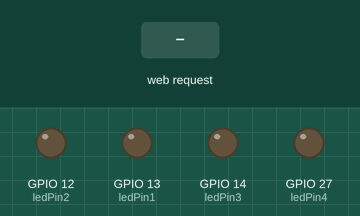
The sketch below on a simulated ESP32. On the bench: output pins drawn as LEDs (lit = HIGH). Inputs (shaded band) come from the test bench. WiFi joins after 1.5 s; servers stay silent unless stated; what the sketch prints to the serial monitor is not drawn.

Above: at 2.7 s.
2.8 s: HTTP request GET /led1on received
At 3.9 s:
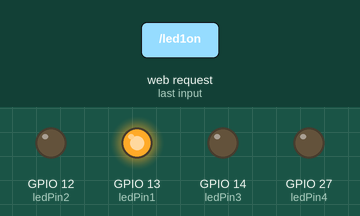
4.3 s: HTTP request GET /led2on received
At 5.0 s:
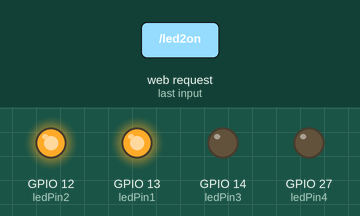
5.8 s: HTTP request GET /led1off received
At 6.2 s:
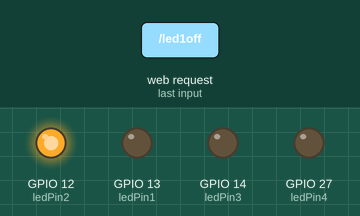
7.3 s: HTTP request GET /led3on received
At 8.5 s:
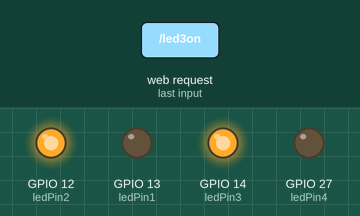
8.8 s: HTTP request GET /led2off received
At 9.6 s:
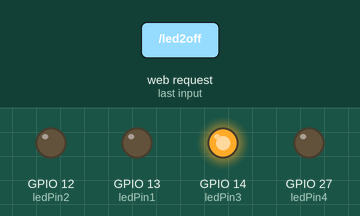
10.3 s: HTTP request GET /led4on received
At 10.8 s:
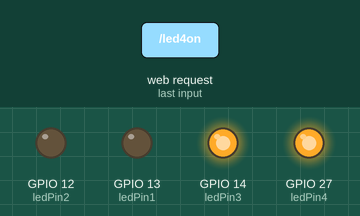
Timing chart, 0 to 12.8 s (numbered marks = the images above; inputs shaded):
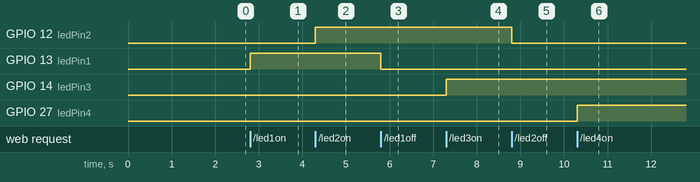

The sketch:

Smart_Home.ino
```cpp
#include <WiFi.h>
#include <WebServer.h>
#include <string.h>
#include "html.h"

//che so station mode
char* ssid = "Sir Hai T4" ;
char* password ="0987167931";

WebServer server(80);

int ledPin1 = 13 ;bool ledstatus1 = LOW ;
int ledPin2 = 12 ;bool ledstatus2 = LOW ;
int ledPin3 = 14 ;bool ledstatus3 = LOW ;
int ledPin4 = 27 ;bool ledstatus4 = LOW ;


void ketnoisever(){
  ledstatus1 = LOW ;
  ledstatus2 = LOW ;
  ledstatus3 = LOW ;
  ledstatus4 = LOW ;
   Serial.println("led1 : off");
    Serial.println("led2 : off");
     Serial.println("led3 : off");
      Serial.println("led4 : off");
   server.send(200,"text/html",HTMLGui(ledstatus1));
   server.send(200,"text/html",HTMLGui(ledstatus2));
   server.send(200,"text/html",HTMLGui(ledstatus3));
   server.send(200,"text/html",HTMLGui(ledstatus4));
}

/////////////////////////////
void led1on(){
  ledstatus1 = HIGH ;
  Serial.println("led1 : on");
  server.send(200,"text/html",HTMLGui(ledstatus1));
}
void led1off(){
  ledstatus1 = LOW;
  Serial.println("led1 : off");
  server.send(200,"text/html",HTMLGui(ledstatus1));
}

///////////////////////////////
void led2on(){
  ledstatus2 = HIGH ;
  Serial.println("led2 : on");
  server.send(200,"text/html",HTMLGui(ledstatus2));
}
void led2off(){
  ledstatus2 = LOW ;
  Serial.println("led2 : off");
  server.send(200,"text/html",HTMLGui(ledstatus2));
}
////////////////////////////////
void led3on(){
  ledstatus3 = HIGH ;
  Serial.println("led3 : on");
  server.send(200,"text/html",HTMLGui(ledstatus3));
}
void led3off(){
  ledstatus3 = LOW ;
  Serial.println("led3 : off");
  server.send(200,"text/html",HTMLGui(ledstatus3));
}
////////////////////////////////
void led4on(){
  ledstatus4 = HIGH ;
  Serial.println("led4 : on");
  server.send(200,"text/html",HTMLGui(ledstatus4));
}
void led4off(){
  ledstatus4 = LOW ;
  Serial.println("led4 : off");
  server.send(200,"text/html",HTMLGui(ledstatus4));
}
////////////////////////////
void eror(){
  server.send(400,"text/html","Not Found");
}


void setup() {
Serial.begin(115200);
pinMode(ledPin1,OUTPUT);
pinMode(ledPin2,OUTPUT);
pinMode(ledPin3,OUTPUT);
pinMode(ledPin4,OUTPUT);

WiFi.begin(ssid,password);
Serial.print("Connecting...");
while(WiFi.status()!=WL_CONNECTED){
  delay(500);
  Serial.print("...");
}
Serial.println(" ");
Serial.println(WiFi.localIP());
delay(50);
server.begin();
Serial.println("Conected Sever....");

server.on("/",ketnoisever);
server.on("/led1on",led1on);
server.on("/led1off",led1off);

server.on("/led2on",led2on);
server.on("/led2off",led2off);

server.on("/led3on",led3on);
server.on("/led3off",led3off);

server.on("/led4on",led4on);
server.on("/led4off",led4off);
server.onNotFound(eror);
}

void loop() {
  //192.168.49.15/ : Connect
  //192.168.49.15/led1on  : led1 on
  //192.168.49.15/led1off : led1 off

  //192.168.49.15/led2on  : led2 on
  //192.168.49.15/led2off : led2 off

  //192.168.49.15/led3on  : led3 on
  //192.168.49.15/led3off : led3 off

  //192.168.49.15/led4on  : led4 on
  //192.168.49.15/led4off : led4 off
  server.handleClient();

  if(ledstatus1){
    digitalWrite(ledPin1,HIGH);
  }else{
    digitalWrite(ledPin1,LOW);
  }

  if(ledstatus2){
    digitalWrite(ledPin2,HIGH);
  }else{
    digitalWrite(ledPin2,LOW);
  }

  if(ledstatus3){
    digitalWrite(ledPin3,HIGH);
  }else{
    digitalWrite(ledPin3,LOW);
  }

  if(ledstatus4){
    digitalWrite(ledPin4,HIGH);
  }else{
    digitalWrite(ledPin4,LOW);
  }
}
```

html.h
```cpp
/*
                           '@          @@@:              @@@@@@ @@` '@@
                       .@@@@@#         @`@@@@@.            @@   @@# @'@
                      @@@.  `@        ;@    .@@            @@   @.@ @.@
                     `@      @@       @@     @+            @@   @ @ @.@
                      @`      @:      @`     @`            @@   @ @@@.@
                      @#      ;@@@@@@@@      @             @@   @ #@,.@
                      '@                     @             @@   @ .@ .@
                      ;@                     @@.      @@@
            `@      `@@.                      +@@    @@`@@
            @@@'   @@@                          @@; @@   @@
           @@ ,@@#@@                             ,@@@     @@
          @@    #@                                 ,       @+
         @@                  .#@@@@@@@@@@@`                @,
         @                @@@@@+,     `:+@@               @@
         #@               @:             @@              '@
          @@              @#             @.              @,
           @@             `@            `@     ++        @
           `@        #     @+           @@    ;@@@       @@
           @+       @@@    .@   `       @`   .@@@@@       @,
          +@       @@@@@    @+'@@,  @@@#@    @@@@@@@      '@
          @.      @@@@@@+   `@@@@   :@'@;   @@@@@@@@@      @@   .+`
         @@      @@@@@@@@`     @;    @@    #@@@@@@@@@,      @@@@@@@
   @@@: `@      +@@@@@@@@@    +@      @.   `@@@@@@@@@@       '`   @
   @,@@@@;      @@@@@@@@@@    @:  @@  +@    ;@@@@@@@@@#           @;
   @           @@@@@@@@@@,   #@  @@@@  @#    #@@@@@@@@@           @@
  '@           @@@@@@@@@@    @,  @``@` `@    @@@@@@@@@@,          `@
  @@          ;@@@@@@@@@+   @@  @@  @@  @@   @@@@@@@@@@@           @`
  @,          @@@@@@@@@@@   @. .@    @#  @' @@@@@@@@@@@@          @@:
  @           @@@@@@@@@@@@ @@  @@    ,@  :@'@@@@@@@@@@@@       :@@@`
  @@#         @@@@@@@@@@@@,@` ;@ '@@' @@  @@@@@:@@@@@@@@`      @'
   ;@@@      ;@@@@@@@@@@@@@@  @'@@.,@@,@; @@@@@ #@@@@@@@`      @
      @      @@@@@@@@' @@@@@ #@@+    ;@@@.@@@@.  @@@;          @
      @          .;+@  '@@@@#@'@      ;@@@@@@@                 @
      @                 @@@@@@:@      +@;@@@@@                 @
      @`                @@@@@@:@      #@@@@@@@@  @@@:          @
      @`         .@@@#  @@@@@@+@      @@@@@@+ @;+@+@@@@@@      @
      @`      @@@@@;;@ @@.@@@@@@#    :@@@@@@` ;@@#     .@      @@+
      @`     '@,     @.@  @@@@@@@@' @@@@@@@@@  @@,     +@       :@@@.
    `@@`     ;@      @@# +@@@@@@  @@@ @@@@@ @+  @      @+          @@
  +@@@       `@      .@  @, @@@@@    @@@@@  `@         @           '@
 #@:          @         @@  #@@@@.   @@@@@   @@       .@           @#
  @           @         @    @@@@@  @@@@@    :@       @@           @`
  @;          @#       +@    .@@@@@.@@@@#   `@:       @            @
  #@          ,@        @@    @@@@@@@@@@    @#       @@       ,   @@
   @           @,        @#    @@@@@@@@#    @`      `@       @@@@@@;
   @@@@@@@     :@         @    '@@@@@@@     +@      @#      ;@
    #;.  @@     @@       @@     @@@@@@@.@    @@    @@       @;
         `@      @+     @@   #@@@@@@@@@@@+    @+  @@       +@
          @@      @@   #@    @@@@@@@@@@@@@    `@.@@        @:
           @.      @@.:@     @@@@@@@@@@@@@#    '@#        +@
           '@       #@@,    #@@@@@@@@@@@@@@               @;
            @;              @@@@@@@@@@@@@@@'              `@`
           `@               @@@@@@@@@@@@@@@@               #@
           @+              '@@@@@@@@@@@@@@@@                @@
          @@                '@@@@@@@@@@@:                    @:
         @@                                          '      @@
         +@;     `@;                               @@@@    @@
          :@+   ,@'@@                            ;@@  @@# @@
           .@@ :@;  @@@                         @@:    .@@@
             @@@;     @@:                     `@@        '
              @;       ;@@                    .@
                        '@      +@@@@@@@.      @
                        @@     .@###@@@@@      @`
                        @;     @@       @.     @+
                        @`     @        @@    ,@@
                        @@@.  ;@        `@;@@@@@`
                         :@@@@@#         @@@.

    @@@@@  @@@@@@  @@@@@@ @@@ @@@     @@@@@    @@@@@  @@@@@@:  @@@@@
   @@@@@@@ @@@@@@@ @@@@@@ @@@ @@@    @@@@@@@  @@@@@@@ @@@@@@@: @@@@@
   @@@ @@@ @@@@@@@ @@@@@@ @@@ @@@    @@@ @@@  @@@ @@@ @@   @@@ @@@@@
   @@@ @@@ @@@  @@ @@@    @@@ @@@    @@@ @@@  @@@ @@@ @@    @@ @@@
   @@@ @@@ @@@@@@@ @@@    @@@@@@@    @@@ @@@  @@@ @@@ @@    @@ @@@
   @@@ @@@ @@@@@@@ @@@@@  @@@@@@@    @@@      @@@ @@@ @@    @@ @@@@@
   @@@ @@@ @@@@@@@ @@@@@  @@@@@@@    @@@      @@@ @@@ @@    @@ @@@@@
   @@@ @@@ @@@@    @@@    @@ @@@@    @@@ @@@  @@@ @@@ @@    @@ @@@
   @@@ @@@ @@@@    @@@    @@ @@@@    @@@ @@@  @@@ @@@ @@    @@ @@@
   @@@ @@@ @@@@    @@@    @@ @@@@    @@@ @@@  @@@ @@@ @@   @@@ @@@
   @@@@@@@ @@@@    @@@@@@ @@  @@@    @@@@@@@  @@@@@@@ @@@@@@@  @@@@@
   @@@@@  @@@@    @@@@@@ @@  @@@     @@@@@    @@@@@  @@@@@@   @@@@@
*/


String HTMLGui(int led){
  String str = "<!DOCTYPE html> <html>\n " ;
         str += "<head> <meta charset=\"utf-8\"> <meta name=\"viewport\" content=\"width=device-width, initial-scale=1\"> <title>MyWeb</title> </head> \n" ;
         str +=  "<style>body{background-image: url('https://c1.wallpaperflare.com/preview/398/896/843/arduino-electronics-integrated-circuit-ic.jpg');}\n" ;
              str +=  "  h2  { margin: 15px 0;padding: 25px 50px 75px 100px;float: center;text-align: center;color : white ;}\n";
              str +=  " .nhietdodoam{float : left ;}   \n";
              str +=  " .Wifi{ height: 70px;width: 160px;margin: 15px 0;border-radius: 20px;border: 2px solid black;padding: 25px 50px 75px 100px;background-color: lightblue;float: left ;text-align: left;}\n " ;
              str +=  " .button{float: left;}  \n";
              str +=  " .quat{height: 60px;width: 410px;margin: 15px 10px;border-radius: 20px;border: 2px solid black; padding: 25px 50px 75px 100px;background-color: lightblue;float: left ;text-align: left;} \n " ;
              str +=  " .denphongngu{ height: 60px;width: 410px;margin: 15px 10px;border-radius: 20px;border: 2px solid black;padding: 25px 50px 75px 100px;background-color: lightblue;float: left ;text-align: left;} \n";
              str +=  " .denphongkhach{height: 60px; width: 410px;margin: 15px 10px;border-radius: 20px;border: 2px solid black;padding: 25px 50px 75px 100px;background-color: lightblue;float: left ;text-align: left; }  \n";
              str +=  " .denngoaisan{height: 60px; width: 410px;margin: 15px 10px; border-radius: 20px;border: 2px solid black;padding: 25px 50px 75px 100px;background-color: lightblue;float: left ;text-align: left; }   \n";
              str +=  " .nhietdo{height: 70px;width: 120px;margin: 15px 0;border-radius: 20px; border: 2px solid black; padding: 25px 50px 75px 100px;background-color: lightblue;float: left ;text-align: left; }\n";
              str +=  " .doam{height: 70px;width: 120px;margin: 15px 10px;border-radius: 20px;border: 2px solid black; padding: 25px 50px 75px 100px;background-color: #B9D3EE;float: left;text-align: left;}\n";
              str +=  " .button_on1{height: 50px; width:  100px;margin: 15px 20px;background-color: red;border-radius: 28px;cursor: pointer;padding: 5px 40px 3px 40px;border-radius: 5px;border: 2px solid black;text-decoration: none;}\n";
              str +=  " .button_off2{height: 50px;width: 100px;margin: 15px 20px;background-color: #00FF7F;border-radius: 28px;cursor: pointer;padding: 5px 40px 3px 40px;border-radius: 5px;border: 2px solid black;text-decoration: none;}\n";
              str +=  " .button_on3{height: 50px;width:  100px; margin: 15px 20px;background-color: red; border-radius: 28px;cursor: pointer;padding: 5px 40px 3px 40px;border-radius: 5px;border: 2px solid black;text-decoration: none;}\n";
              str +=  " .button_off4{height: 50px;width: 100px;margin: 15px 20px;background-color: #00FF7F;border-radius: 28px; cursor: pointer;padding: 5px 40px 3px 40px;border-radius: 5px;border: 2px solid black;text-decoration: none;}\n";
              str +=  " .button_on5{height: 50px;width:  100px;margin: 15px 20px;background-color: red;border-radius: 28px;cursor: pointer;padding: 5px 40px 3px 40px;border-radius: 5px;border: 2px solid black;text-decoration: none;}\n";
              str +=  " .button_off6{height: 50px;width: 100px;margin: 15px 20px;background-color: #00FF7F;border-radius: 28px;cursor: pointer;padding: 5px 40px 3px 40px;border-radius: 5px;border: 2px solid black;text-decoration: none;}\n";
              str +=  " .button_on7{height: 50px;width:  100px;margin: 15px 20px;background-color: red;border-radius: 28px;cursor: pointer;padding: 5px 40px 3px 40px;border-radius: 5px;border: 2px solid black;text-decoration: none;}\n";
              str +=  " .button_off8{height: 50px;width: 100px;margin: 15px 20px;background-color: #00FF7F;border-radius: 28px;cursor: pointer;padding: 5px 40px 3px 40px;border-radius: 5px;border: 2px solid black;text-decoration: none;}\n";
              str +=  " </style> \n";


              str += "<body><h2>\n";
              str += "Mô Hình SmartHome (theo dõi và điều khiển các thiết bị trong nhà ) \n";
              str += "     <br>Chủ Nhà: Khương Đức Anh \n";
              str += "  </h2>\n";
              str += "<div class=\"nhietdodoam\">\n" ;
              str += "       <div class=\"nhietdo\">Nhiệt Độ : 29.0 độ</div>\n";
              str += "         <div class=\"doam\"> Độ Ẩm  : 40 %       </div>\n";
              str += "    </div>\n";

              str += " <div class=\"Wifi\">\n";
              str += "<h3>Điểm kết nối : </h3>\n";
              str += "<h3>ID   : Sir Hai T4<br>MK : 0987167931</h3>\n";
              str += " </div>\n";


              str += "<div class=\"button\"  >\n";
              str += " <div class=\"quat\">\n";
              str += "   <h3>Điều Khiển Quạt(Tầng 1 : phòng 1) </h3>\n";
              str += "  <a class=\"button_on1\" href=\"led1on\">ON</a>\n";

              str += "   <a class=\"button_off2\" href=\"led1off\">OFF</a>\n";
              str += " </div>\n";
              str += " <div class=\"denphongngu\">\n";
              str += "   <h3>Điều Khiển Đèn Ngủ(Tầng 2 : phòng 1) </h3>\n";
              str += " <a class=\"button_on3\" href=\"led2on\">ON</a>\n";

              str += " <a class=\"button_off4\" href=\"led2off\">OFF</a>\n";
              str += "   </div>\n";
              str += "  <div class=\"denphongkhach\">\n";
              str += "    <h3>Điều Khiển Đèn Phòng Khách(Tầng 1 : phòng 1) </h3>\n";
              str += "   <a class=\"button_on5\" href=\"led3on\">ON</a>\n";

              str += "   <a class=\"button_off6\" href=\"led3off\">OFF</a>\n";
              str += "   </div>\n";
              str += "   <div class=\"denngoaisan\">\n";
              str += "   <h3>Điều Khiển Đèn Ngoài Sân</h3>\n";
              str += "   <a class=\"button_on7\" href=\"led4on\">ON</a>\n";

              str += "   <a class=\"button_off8\" href=\"led4off\">OFF</a>\n";
              str += "     </div>\n";
              str += "   </div>\n";
              str += "   </body>\n";
        str += " </html> \n" ;

              if(led){
                str += "<a class=\"button_on1\" href=\"led1on\">ON</a>\n";
              }else{
                str += "<a class=\"button_off2\" href=\"led1off\">OFF</a>\n";
              }

              if(led){
                str += " <a class=\"button_on3\" href=\"led2on\">ON</a>\n";
              }else{
                str += "<a class=\"button_off4\" href=\"led2off\">OFF</a>\n";
              }

              if(led){
                str += " <a class=\"button_on5\" href=\"led3on\">ON</a>\n";
              }else{
                str += " <a class=\"button_off6\" href=\"led3off\">OFF</a>\n";
              }

              if(led){
                str += "<a class=\"button_on7\" href=\"led4on\">ON</a>\n";
              }else{
                str += "<a class=\"button_off8\" href=\"led4off\">OFF</a>\n";
              }
  return str ;
}
```

Measured:
- after the input at 2.8 s, GPIO 13 (ledPin1): LOW → HIGH at once
- after the input at 4.3 s, GPIO 12 (ledPin2): LOW → HIGH at once
- after the input at 5.8 s, GPIO 13 (ledPin1): HIGH → LOW at once
- after the input at 7.3 s, GPIO 14 (ledPin3): LOW → HIGH at once
- after the input at 8.8 s, GPIO 12 (ledPin2): HIGH → LOW at once
- after the input at 10.3 s, GPIO 27 (ledPin4): LOW → HIGH at once
